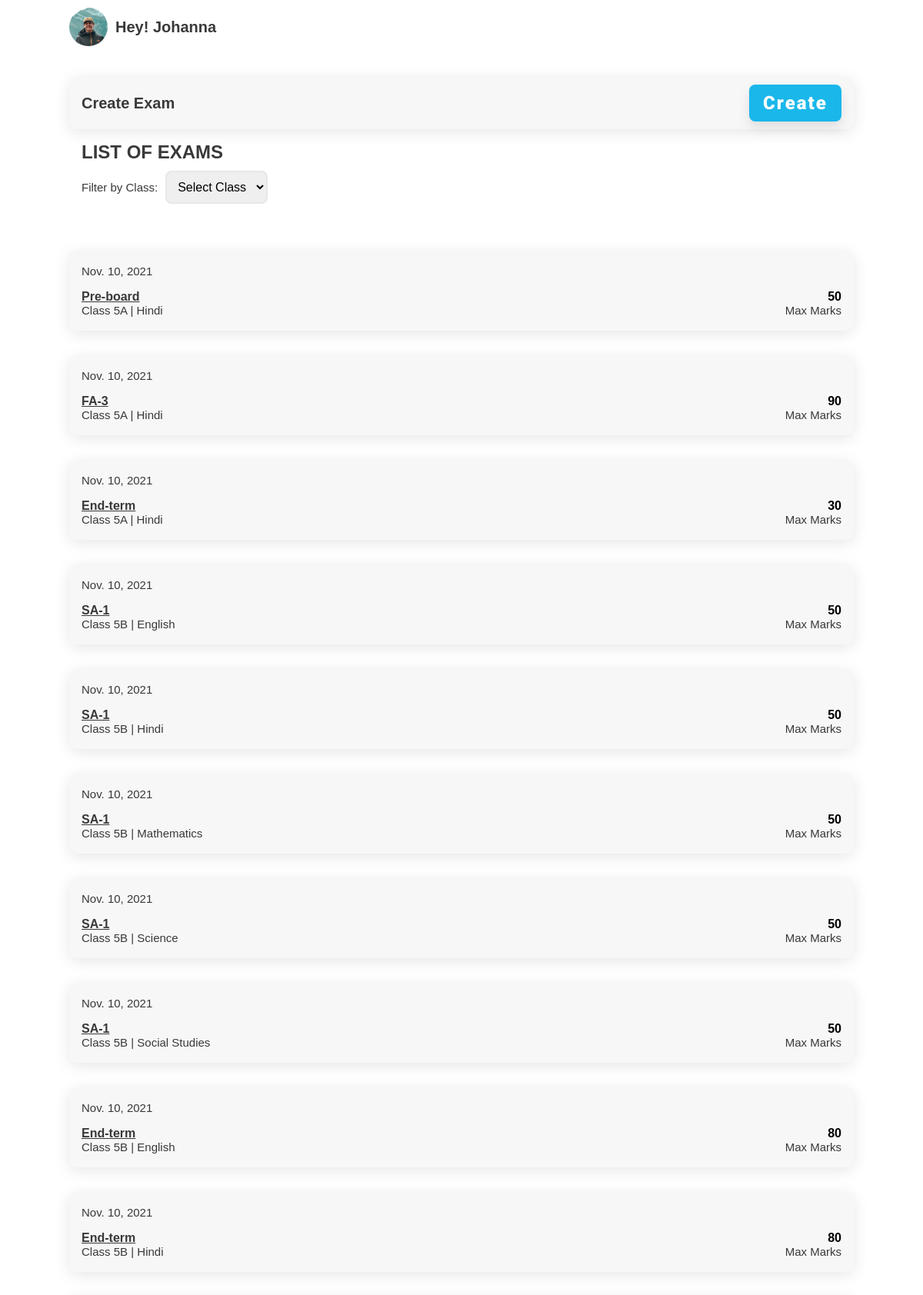
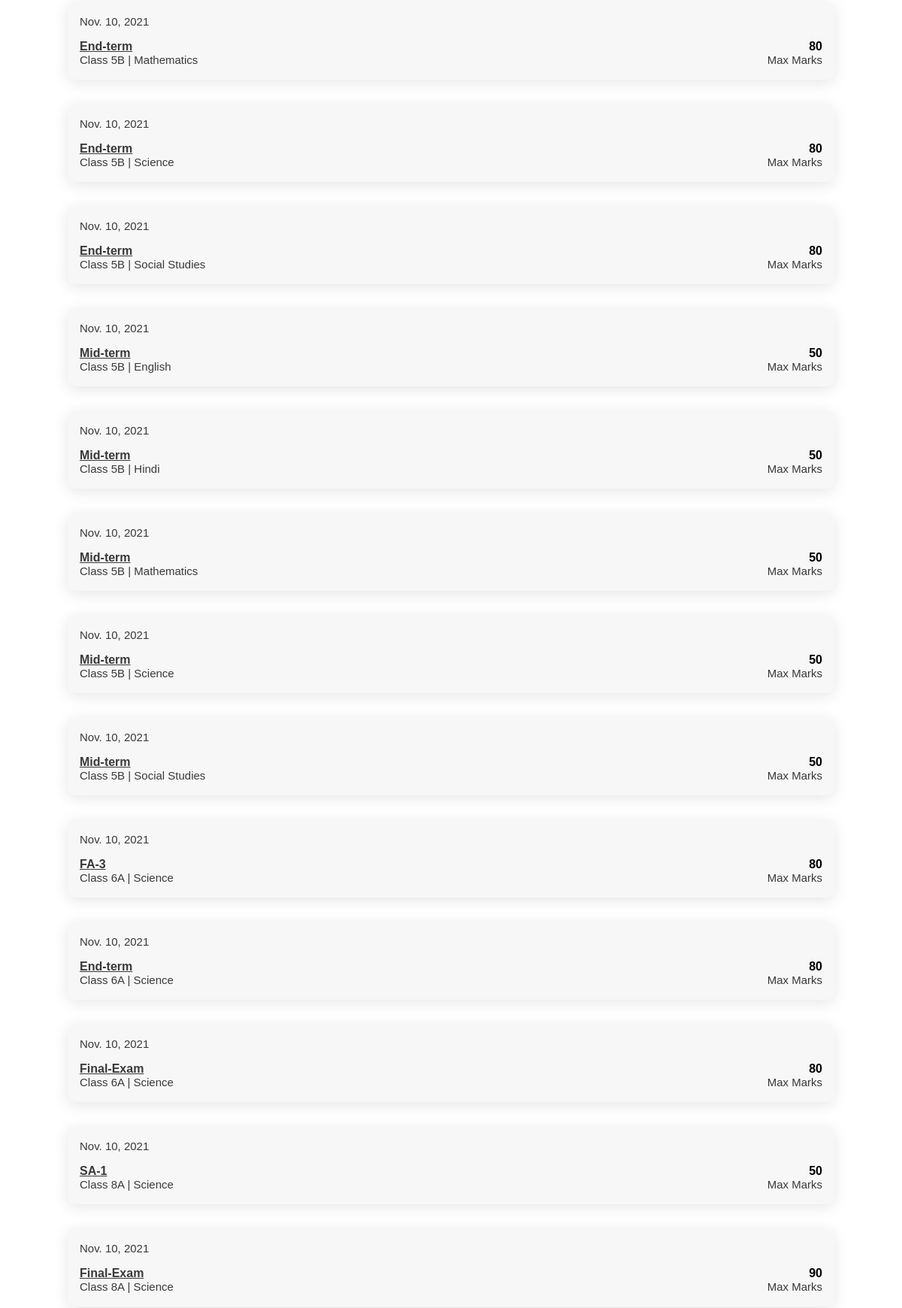
/exam/teacherExamList/ (signed in, upper part), run on the app's committed database (2 pictures, top to bottom).
### exam/models.py (models this page shows)
class ExamHeldSubject(models.Model):
    exam = models.ForeignKey(exam, on_delete=models.CASCADE)
    subject = models.ForeignKey(subject, on_delete=models.CASCADE)

class exam(models.Model):
    date = models.DateField(auto_now=True)
    name = models.CharField(max_length=100)
    max_marks = models.IntegerField()
    ms = models.BooleanField()

### teacher/models.py (models this page shows)
class subject(models.Model):
    subject = models.CharField(max_length=50)
    Class = models.ForeignKey(classSection, on_delete=models.PROTECT)
    teacher = models.ForeignKey(teacher, on_delete=models.PROTECT)

class classSection(models.Model):
    Class = models.IntegerField()
    section = models.CharField(max_length=50)
    teacher = models.OneToOneField(teacher, on_delete=models.PROTECT)

### exam/views.py (the view)
# urls.py: path('teacherExamList/', views.teacherExamList, name='teacherExamList'),
def teacherExamList(request):
    usr = request.user
    teacherobj = teacher.objects.get(user=usr)
    subject_qs = subject.objects.filter(teacher=teacherobj)
    class_qs = []
    for subject_q in subject_qs:
        if subject_q.Class not in class_qs:
            class_qs.append(subject_q.Class)
    print("class_qs ", class_qs)
    exam_qs = ExamHeldSubject.objects.filter(subject__in = subject_qs)
    class_qs_1 = classSection.objects.get(teacher=teacherobj)
    subject_qs_1  = subject.objects.filter(Class=class_qs_1)
    exam_qs_1 = ExamHeldSubject.objects.filter(subject__in = subject_qs_1)
    exam_qs = exam_qs.union(exam_qs_1)
    class_qs.append(class_qs_1)
    class_qs = set(class_qs)
    print("class_qs ", class_qs)
    return render(request, 'teacherExamList.html', {'exam_lst': exam_qs, 'classes': class_qs})

### templates/teacher/teacherExamList.html (shortened to what this page needs)
{% extends 'home.html' %} {% load static %} {% block extra-head %}
<link rel="stylesheet" href="{% static 'css/attendance.css' %}" />
<link rel="stylesheet" href="{% static 'css/teacherExam.css' %}" />
{% endblock extra-head %}
{% block content %}
<section id="start-att">
  <div class="component-back">
    <div>
      <h2>Create Exam</h2>
    </div>
    <button class="btn btn-lg">Create</button>
  </div>
  <div class="exam-list-txt">
    <h1>LIST OF EXAMS</h1>
    <div class="exam-list-class-filter">
      <p>Filter by Class:</p>
      <select name="select-class" id="" onchange="submitHandler(event)">
        <option value="all" selected="">Select Class</option>
      </select>
    </div>
  </div>
</section>
<section id="home-menu">
  <div class="home-menu">
      {% for current_exam in exam_lst %}
      <div id="exam#{{ current_exam.exam.id }}" class="menu-list tech-exam-list">
        <div>
          <p>{{ current_exam.exam.date }}</p>
        </div>
        <div class="exam-data">
          <a href="{% url 'exam:marksEdit' current_exam.id %}">
            <div class="exam-desc">
              <h3 class="text-underline">{{ current_exam.exam.name }}</h3>
              <p>
                Class <span class="exam-class">{{current_exam.subject.Class.Class}}{{current_exam.subject.Class.section}}</span> |
                {{current_exam.subject.subject}}
              </p>
            </div>
          </a>
          <div class="max-marks">
            <h4>{{ current_exam.exam.max_marks }}</h4>
            <p>Max Marks</p>
          </div>
        </div>
      </div>
      {% endfor %}
  </div>
</section>
{% endblock content %}

### templates/teacher/home.html (shortened to what this page needs)
{% load static %}
<!DOCTYPE html>
<html lang="en">
  {% block head %}
  <head>
    <link
      rel="stylesheet"
      href="https://cdnjs.cloudflare.com/ajax/libs/font-awesome/6.0.0-beta2/css/all.min.css"
    />
    <link rel="stylesheet" href="{% static 'css/style.css' %}" />
    {% block extra-head %}{% endblock extra-head %}
  </head>
  {% endblock head %}
  <body>
    <section id="main">
      {% block nav %}
      <section id="nav">
        <nav class="top-navbar">
          <div class="topnav-profile">
            <div class="profile-picture">
              <img src="{% static 'img/profile.jpg' %}" />
            </div>
            <h2>Hey! <span id="topnav-username">{{ user.username }}</span></h2>
          </div>
        </nav>
      </section>
    {% endblock nav %}
{% block content %}{% endblock content %}
    </section>
  </body>
</html>

### static/css/style.css (style rules this page uses)
:root { --dark-green: #1ab7ea; --light-green: #9cdabd; --dark-red: #fb3f4a; --light-red: #fb878e; --light-red: #2196f3; --light-grey: #f7f7f8; --dark-grey: #e7e7e8; --dark: #393939; --faded: #555555; --center-width: 85%; }
* { box-sizing: border-box; margin: 0; padding: 0; }
body { font-family: "Arial", sans-serif; -webkit-font-smoothing: antialiased; }
a { text-decoration: none; }
* { margin: 0; padding: 0; }
#main { margin: auto; margin-bottom: 60px; width: 100%; background-color: #fff; }
#nav { margin-bottom: 30px; }
.top-navbar { margin: auto; display: flex; justify-content: space-between; align-items: center; align-content: center; width: var(--center-width); }
.topnav-profile { display: flex; align-items: center; padding: 10px 0; }
.topnav-profile > h2 { margin: 0 10px; }
.profile-picture { height: 50px; width: 50px; }
.profile-picture img { height: 100%; width: 100%; border-radius: 50px; object-fit: cover; }
.home-menu, .goto { margin: 35px auto 0; width: var(--center-width); display: flex; flex-direction: column; justify-content: space-between; }
.menu-list, .component-back { background-color: var(--light-grey); border-radius: 10px; display: flex; justify-content: space-between; align-items: center; margin: 1em 0; padding: 10px 16px; transition: all 0.5s ease 0s; box-shadow: 0px 4px 20px rgba(0, 0, 0, 0.1); }
.btn { display: inline-block; background: var(--dark-green); color: #fff; padding: 10px 15px; min-width: 120px; font-size: 1rem; text-align: center; border: none; cursor: pointer; outline: none; box-shadow: 0px 8px 15px rgba(0, 0, 0, 0.1); transition: all 0.3s ease 0s; border-radius: 8px; letter-spacing: 2px; font-family: "Roboto", sans-serif; font-weight: 900; }
.btn-lg { font-size: 1.5rem; }
p { color: var(--dark); font-size: 15px; font-weight: 300; }
h1 { color: var(--dark); text-transform: capitalize; font-size: 24px; font-weight: 600; }
h2 { color: var(--dark); text-transform: capitalize; font-size: 20px; font-weight: 600; }
h3 { color: var(--dark); font-size: 16px; font-weight: 600; }
.text-underline { text-decoration: underline; }

### static/css/attendance.css (style rules this page uses)
#start-att { width: 85%; margin: auto; }

### static/css/teacherExam.css (style rules this page uses)
.exam-list-txt { padding: 0px 16px; align-items: center; }
.exam-list-txt select { outline: none; padding: 10px; font-size: 16px; border: 2px solid var(--dark-grey); border-radius: 8px; transition: all 0.1s ease; margin: 10px; }
.exam-list-class-filter { display: flex; align-items: center; }
.tech-exam-list { flex-direction: column; }
.tech-exam-list > * { margin: 8px 0px; }
.tech-exam-list > div:nth-child(1) { align-self: baseline; }
.exam-data { display: flex; justify-content: space-between; width: 100%; text-align: right; }
.exam-desc { text-align: left; }

### data on the page
ExamHeldSubject: exam "Nov. 10, 2021", exam.name "Pre-board", subject.Class.Class "5", subject.Class.section "A", subject.subject "Hindi", exam.max_marks "50"
ExamHeldSubject: exam "Nov. 10, 2021", exam.name "FA-3", subject.Class.Class "5", subject.Class.section "A", subject.subject "Hindi", exam.max_marks "90"
ExamHeldSubject: exam "Nov. 10, 2021", exam.name "End-term", subject.Class.Class "5", subject.Class.section "A", subject.subject "Hindi", exam.max_marks "30"
ExamHeldSubject: exam "Nov. 10, 2021", exam.name "SA-1", subject.Class.Class "5", subject.Class.section "B", subject.subject "English", exam.max_marks "50"
ExamHeldSubject: exam "Nov. 10, 2021", exam.name "SA-1", subject.Class.Class "5", subject.Class.section "B", subject.subject "Hindi", exam.max_marks "50"
ExamHeldSubject: exam "Nov. 10, 2021", exam.name "SA-1", subject.Class.Class "5", subject.Class.section "B", subject.subject "Mathematics", exam.max_marks "50"
ExamHeldSubject: exam "Nov. 10, 2021", exam.name "SA-1", subject.Class.Class "5", subject.Class.section "B", subject.subject "Science", exam.max_marks "50"
ExamHeldSubject: exam "Nov. 10, 2021", exam.name "SA-1", subject.Class.Class "5", subject.Class.section "B", subject.subject "Social Studies", exam.max_marks "50"
ExamHeldSubject: exam "Nov. 10, 2021", exam.name "End-term", subject.Class.Class "5", subject.Class.section "B", subject.subject "English", exam.max_marks "80"
ExamHeldSubject: exam "Nov. 10, 2021", exam.name "End-term", subject.Class.Class "5", subject.Class.section "B", subject.subject "Hindi", exam.max_marks "80"
ExamHeldSubject: exam "Nov. 10, 2021", exam.name "End-term", subject.Class.Class "5", subject.Class.section "B", subject.subject "Mathematics", exam.max_marks "80"
ExamHeldSubject: exam "Nov. 10, 2021", exam.name "End-term", subject.Class.Class "5", subject.Class.section "B", subject.subject "Science", exam.max_marks "80"
ExamHeldSubject: exam "Nov. 10, 2021", exam.name "End-term", subject.Class.Class "5", subject.Class.section "B", subject.subject "Social Studies", exam.max_marks "80"
ExamHeldSubject: exam "Nov. 10, 2021", exam.name "Mid-term", subject.Class.Class "5", subject.Class.section "B", subject.subject "English", exam.max_marks "50"
ExamHeldSubject: exam "Nov. 10, 2021", exam.name "Mid-term", subject.Class.Class "5", subject.Class.section "B", subject.subject "Hindi", exam.max_marks "50"
ExamHeldSubject: exam "Nov. 10, 2021", exam.name "Mid-term", subject.Class.Class "5", subject.Class.section "B", subject.subject "Mathematics", exam.max_marks "50"
ExamHeldSubject: exam "Nov. 10, 2021", exam.name "Mid-term", subject.Class.Class "5", subject.Class.section "B", subject.subject "Science", exam.max_marks "50"
ExamHeldSubject: exam "Nov. 10, 2021", exam.name "Mid-term", subject.Class.Class "5", subject.Class.section "B", subject.subject "Social Studies", exam.max_marks "50"
ExamHeldSubject: exam "Nov. 10, 2021", exam.name "FA-3", subject.Class.Class "6", subject.Class.section "A", subject.subject "Science", exam.max_marks "80"
ExamHeldSubject: exam "Nov. 10, 2021", exam.name "End-term", subject.Class.Class "6", subject.Class.section "A", subject.subject "Science", exam.max_marks "80"
ExamHeldSubject: exam "Nov. 10, 2021", exam.name "Final-Exam", subject.Class.Class "6", subject.Class.section "A", subject.subject "Science", exam.max_marks "80"
ExamHeldSubject: exam "Nov. 10, 2021", exam.name "SA-1", subject.Class.Class "8", subject.Class.section "A", subject.subject "Science", exam.max_marks "50"
ExamHeldSubject: exam "Nov. 10, 2021", exam.name "Final-Exam", subject.Class.Class "8", subject.Class.section "A", subject.subject "Science", exam.max_marks "90"

### other printed values
{{ user.username }} "Johanna"
